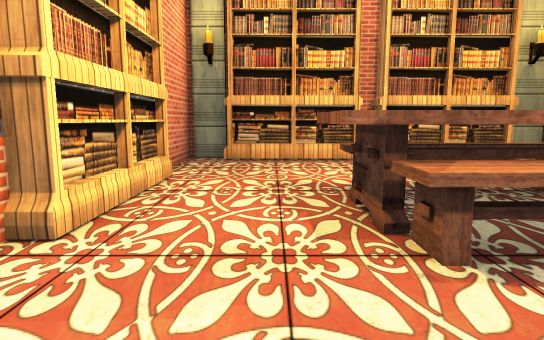
view 1 (above)

15 first-person views from a walk through a 3-D level made in the Unity game engine. The camera is 1.2 m above the floor, tilts 8° down and sees 75° across. The floor is counted in squares, 1 m on a side. Each view is taken from the middle of a square. On the plan, view 1 faces up. The plan holds only what a view shows up to about 14 squares ahead; the rest is blank. The place goes on beyond the plan. The player is left out. Some surface patterns are stand-ins.

view 2
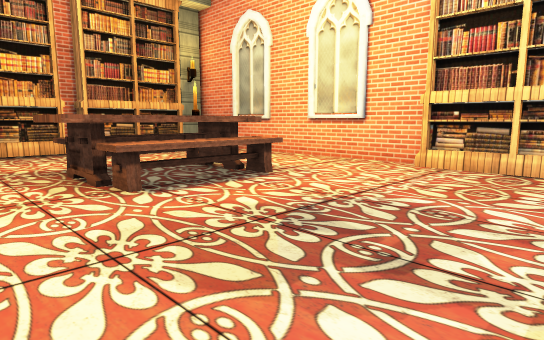

view 3
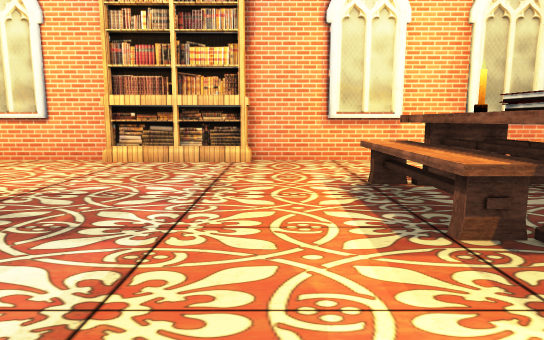

view 4
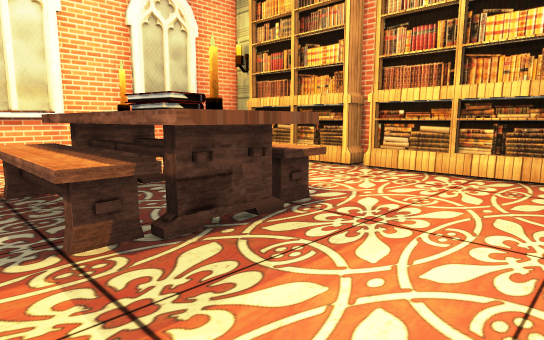

view 5
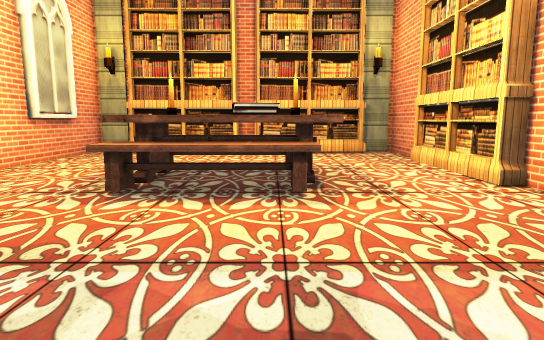

view 6
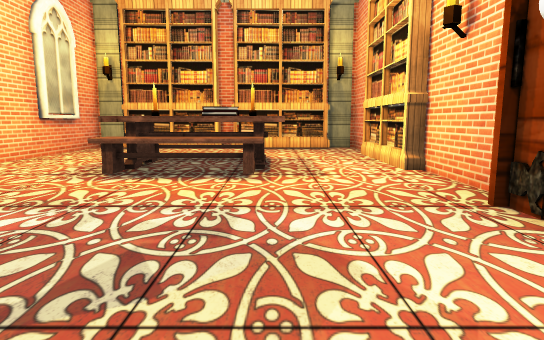

view 7
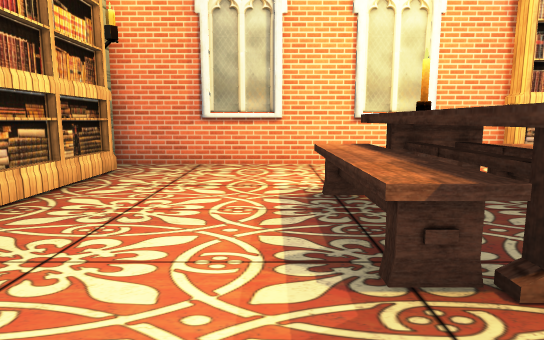

view 8
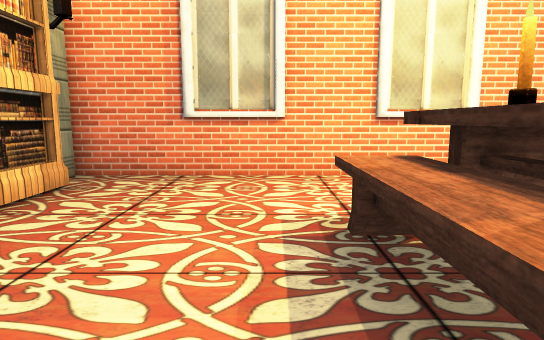

view 9
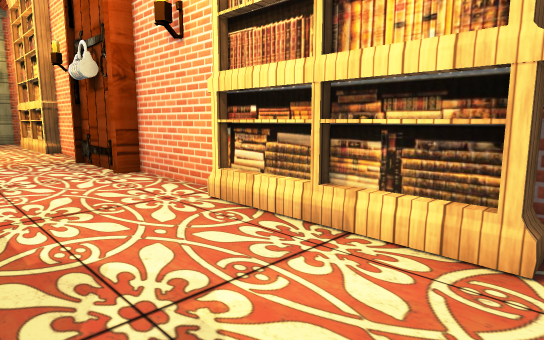

view 10
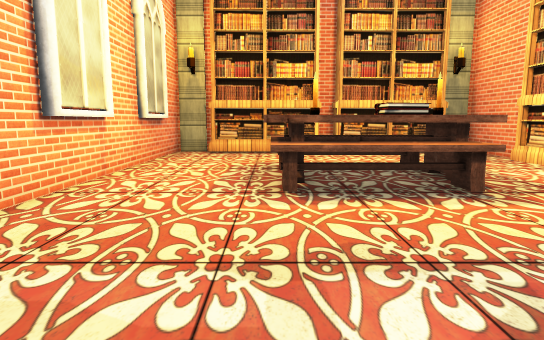

view 11
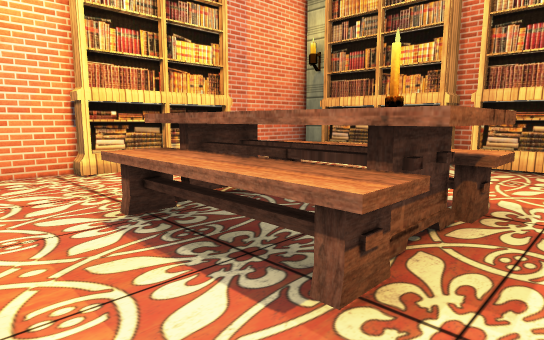

view 12
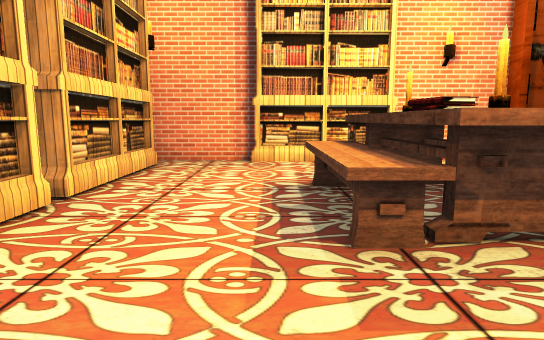

view 13
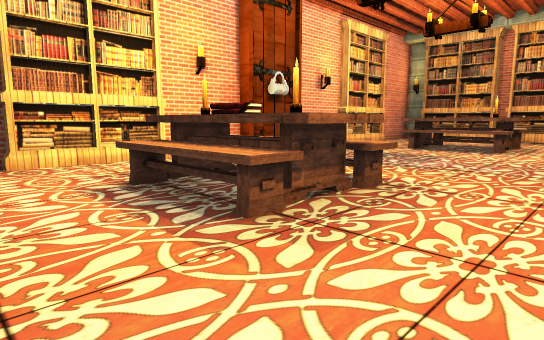

view 14
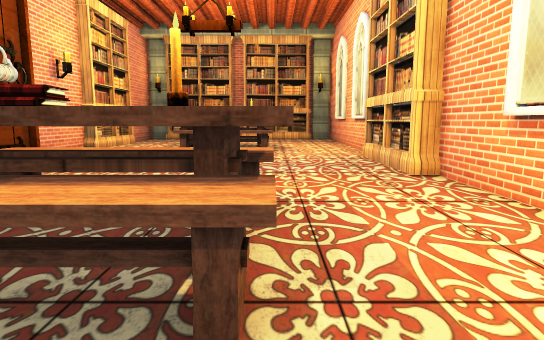

view 15
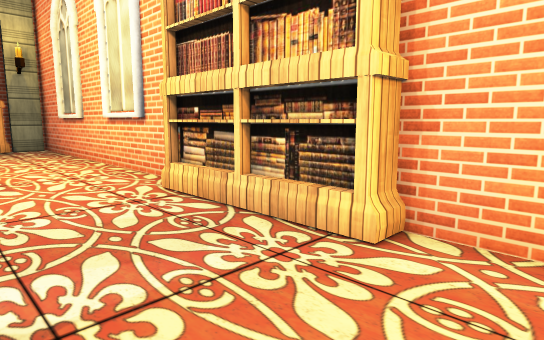

### Floor plan
Points are (right, up) in squares from view 1. A wall is a line through its corners. A room is listed if a view was taken in it or the views show most of it. See-through windows are left out.
Room 1 (views 1, 2, 3, 4, 5, 6, 7, 8, 9, 10, 11, 12, 13, 14, 15)
walls: (8.6, 1.4) (8.6, 11.5); (-2.7, 3.5) (-2.7, 0) (-2.3, 0) (-2.3, -3.1) (-2.7, -3.1) (-2.7, -6.5); (8.5, -7.7) (8.5, -5.6); (-2.7, -10.5) (-2.7, -13.7) (-1.5, -13.7); (8.5, -11.9) (8.5, -9.7); (3.4, 11.5) (2.6, 11.5); (2.5, -13.7) (3.4, -13.7); (-1.4, 11.2) (-2.5, 11.2); (7.3, -13.7) (8.6, -13.7) (8.6, -3.5); (8.6, 11.2) (7.5, 11.2); (-2.7, 11.5) (-2.7, 7.5)
objects: bookshelf (-3, -10) to (-2, -7); bookshelf (-3, 4) to (-2, 7); bookshelf (-1, -14) to (3, -13); bookshelf (-1, 11) to (2, 11); chair (1, -9) to (5, -9); other object (1, -8) to (1, -7); chair (1, -7) to (5, -6); chair (1, 3) to (5, 3); other object (1, 4) to (5, 5); chair (1, 6) to (5, 6); candle (2, -8); books (2, -7); books (3, -8) to (3, -7); bookshelf (3, 11) to (7, 12); bookshelf (4, -13) to (7, -13); candle (4, -8); candle (4, 5); other object (5, -8) to (5, -7); bookshelf (8, -3) to (9, 1)

Where each view was taken, in squares from view 1:
view 1: 0 up, 0 right, facing up
view 2: 3 down, 1 left, facing up-right
view 3: 4 down, 2 left, facing right
view 4: 5 down, 2 left, facing down-right
view 5: 0 up, 2 right, facing down
view 6: 2 up, 1 right, facing down
view 7: 7 up, 1 left, facing right
view 8: 7 up, 1 right, facing right
view 9: 8 up, 1 right, facing down-left
view 10: 0 up, 5 right, facing down
view 11: 1 up, 6 right, facing up-left
view 12: 10 down, 8 right, facing left
view 13: 12 down, 8 right, facing up-left
view 14: 11 down, 5 right, facing up
view 15: 5 down, 5 right, facing up-right
